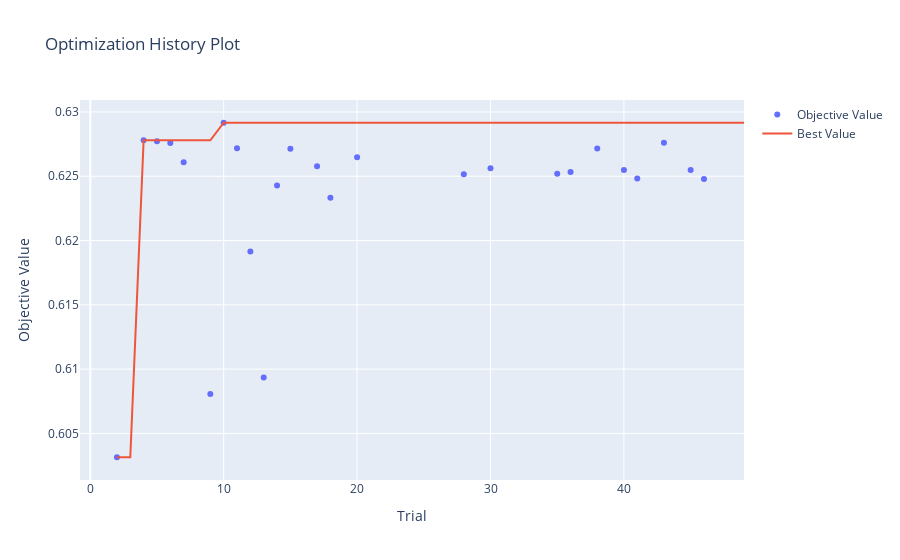
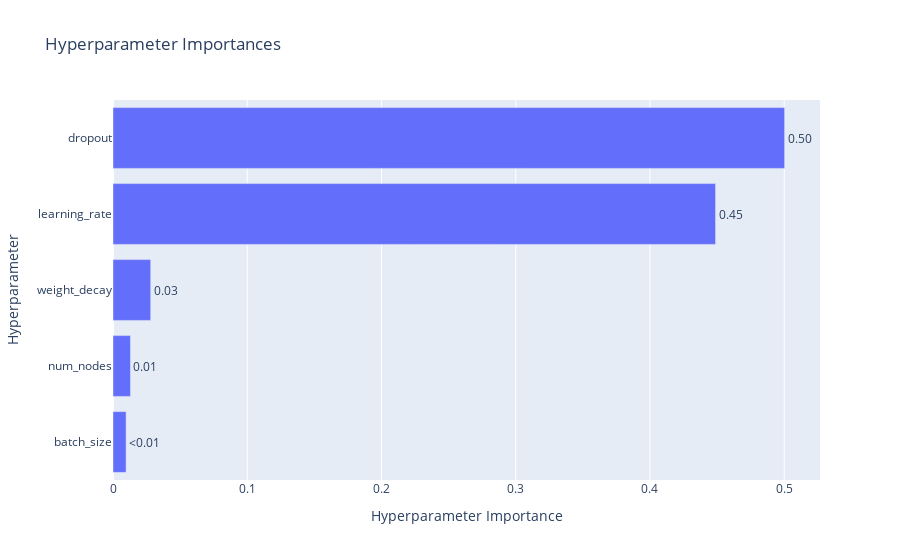

Notebook source saved alongside these figures, in order:
### Markdown cell above
## Optuna dashboard

### Code cell
study = optuna.load_study(storage="sqlite:///deepsurv-torch-hp-log.db", study_name="BE00Asso00_normNone-nl-sine-5000")
optuna.visualization.plot_optimization_history(study).show() # Optimization records
optuna.visualization.plot_param_importances(study).show()  # Hyperparam importance

### Figure 1 — Plotly figure (JSON) as saved in the notebook; plotly's stock layout.template omitted (floating-point values rounded to 4 significant figures)
{"data": [{"mode": "markers", "name": "Objective Value", "type": "scatter", "x": [2, 4, 5, 6, 7, 9, 10, 11, 12, 13, 14, 15, 17, 18, 20, 28, 30, 35, 36, 38, 40, 41, 43, 45, 46], "y": [0.6031, 0.6278, 0.6277, 0.6276, 0.6261, 0.6081, 0.6292, 0.6272, 0.6191, 0.6093, 0.6243, 0.6271, 0.6258, 0.6233, 0.6265, 0.6252, 0.6256, 0.6252, 0.6253, 0.6271, 0.6255, 0.6248, 0.6276, 0.6255, 0.6248]}, {"mode": "lines", "name": "Best Value", "type": "scatter", "x": [0, 1, 2, 3, 4, 5, 6, 7, 8, 9, 10, 11, 12, 13, 14, 15, 16, 17, 18, 19, 20, 21, 22, 23, 24, 25, 26, 27, 28, 29, 30, 31, 32, 33, 34, 35, 36, 37, 38, 39, 40, 41, 42, 43, 44, 45, 46, 47, 48, 49], "y": [null, null, 0.6031, 0.6031, 0.6278, 0.6278, 0.6278, 0.6278, 0.6278, 0.6278, 0.6292, 0.6292, 0.6292, 0.6292, 0.6292, 0.6292, 0.6292, 0.6292, 0.6292, 0.6292, 0.6292, 0.6292, 0.6292, 0.6292, 0.6292, 0.6292, 0.6292, 0.6292, 0.6292, 0.6292, 0.6292, 0.6292, 0.6292, 0.6292, 0.6292, 0.6292, 0.6292, 0.6292, 0.6292, 0.6292, 0.6292, 0.6292, 0.6292, 0.6292, 0.6292, 0.6292, 0.6292, 0.6292, 0.6292, 0.6292]}, {"marker": {"color": "#cccccc"}, "mode": "markers", "name": "Infeasible Trial", "showlegend": false, "type": "scatter", "x": [], "y": []}], "layout": {"title": {"text": "Optimization History Plot"}, "xaxis": {"title": {"text": "Trial"}}, "yaxis": {"title": {"text": "Objective Value"}}}}

### Figure 2 — Plotly figure (JSON) as saved in the notebook; plotly's stock layout.template omitted (floating-point values rounded to 4 significant figures)
{"data": [{"cliponaxis": false, "hovertemplate": ["batch_size (CategoricalDistribution): 0.009760196852716353<extra></extra>", "num_nodes (CategoricalDistribution): 0.013011104821036533<extra></extra>", "weight_decay (FloatDistribution): 0.028076638407820355<extra></extra>", "learning_rate (FloatDistribution): 0.4488479275863932<extra></extra>", "dropout (FloatDistribution): 0.5003041323320335<extra></extra>"], "name": "Objective Value", "orientation": "h", "text": ["<0.01", "0.01", "0.03", "0.45", "0.50"], "textposition": "outside", "type": "bar", "x": [0.00976, 0.01301, 0.02808, 0.4488, 0.5003], "y": ["batch_size", "num_nodes", "weight_decay", "learning_rate", "dropout"]}], "layout": {"title": {"text": "Hyperparameter Importances"}, "xaxis": {"title": {"text": "Hyperparameter Importance"}}, "yaxis": {"title": {"text": "Hyperparameter"}}}}
